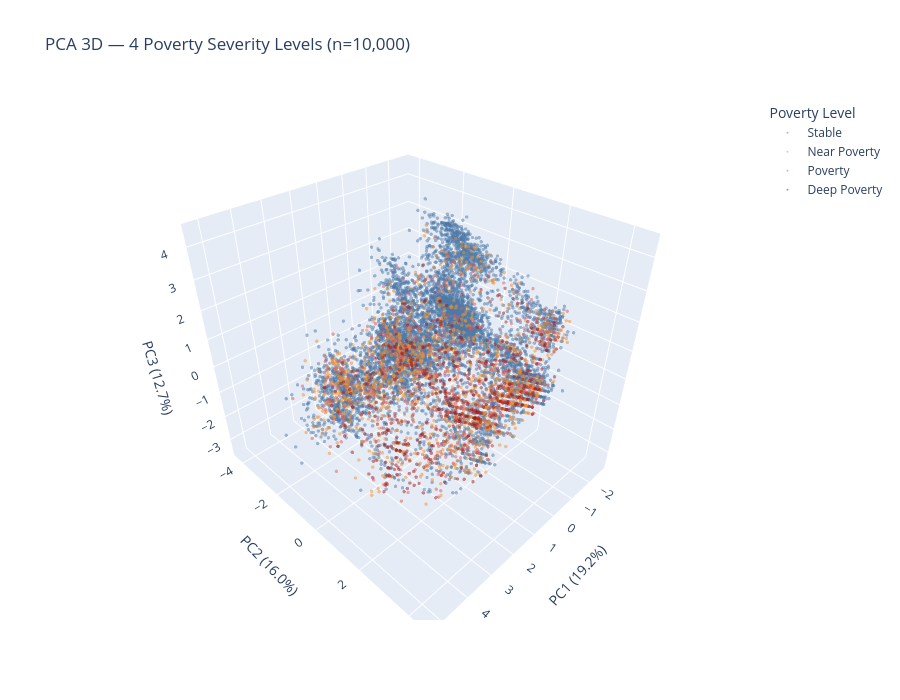

The notebook cell saved with this chart:
### Code cell
# Also create a 4-class PCA visualization to see poverty severity clusters
y_test_multi_labels = df_test['poverty_risk_score'].astype(int)
severity_map = {0: 'Stable', 1: 'Near Poverty', 2: 'Poverty', 3: 'Deep Poverty'}

pca_df_multi = pd.DataFrame({
    'PC1': X_pca_3d[:, 0],
    'PC2': X_pca_3d[:, 1],
    'PC3': X_pca_3d[:, 2],
    'Poverty_Level': y_test_multi_labels.map(severity_map).values
})

pca_sample_multi = pca_df_multi.sample(n=sample_size, random_state=42)

fig_3d_multi = px.scatter_3d(
    pca_sample_multi,
    x='PC1', y='PC2', z='PC3',
    color='Poverty_Level',
    color_discrete_map={
        'Stable': '#4e79a7',
        'Near Poverty': '#f28e2b',
        'Poverty': '#e15759',
        'Deep Poverty': '#9c1c1c'
    },
    category_orders={'Poverty_Level': ['Stable', 'Near Poverty', 'Poverty', 'Deep Poverty']},
    opacity=0.5,
    title=f'PCA 3D — 4 Poverty Severity Levels (n={sample_size:,})',
    labels={'PC1': f'PC1 ({pca.explained_variance_ratio_[0]*100:.1f}%)',
            'PC2': f'PC2 ({pca.explained_variance_ratio_[1]*100:.1f}%)',
            'PC3': f'PC3 ({pca.explained_variance_ratio_[2]*100:.1f}%)'},
    width=900,
    height=700
)

fig_3d_multi.update_traces(marker=dict(size=2))
fig_3d_multi.update_layout(legend_title_text='Poverty Level')
fig_3d_multi.show()

# PCA component loadings — which features contribute to each principal component
loadings = pd.DataFrame(
    pca.components_.T,
    columns=['PC1', 'PC2', 'PC3'],
    index=optimal_features
)

print('\n=== Top Feature Loadings per Principal Component ===')
for pc in ['PC1', 'PC2', 'PC3']:
    top = loadings[pc].abs().sort_values(ascending=False).head(5)
    print(f'\n{pc} (explains {pca.explained_variance_ratio_[int(pc[-1])-1]*100:.1f}% variance):')
    for feat, val in top.items():
        sign = '+' if loadings.loc[feat, pc] > 0 else '-'
        print(f'  {sign}{feat}: {val:.3f}')

### Figure 1 — Plotly figure (JSON) as saved in the notebook; plotly's stock layout.template omitted (floating-point values rounded to 4 significant figures; data arrays with more than 128 entries replaced by an {"elided": "..."} marker saying what was removed)
{"data": [{"hovertemplate": "Poverty_Level=Stable<br>PC1 (19.2%)=%{x}<br>PC2 (16.0%)=%{y}<br>PC3 (12.7%)=%{z}<extra></extra>", "legendgroup": "Stable", "marker": {"color": "#4e79a7", "opacity": 0.5, "size": 2, "symbol": "circle"}, "mode": "markers", "name": "Stable", "scene": "scene", "showlegend": true, "type": "scatter3d", "x": {"elided": "7595 float values"}, "y": {"elided": "7595 float values"}, "z": {"elided": "7595 float values"}}, {"hovertemplate": "Poverty_Level=Near Poverty<br>PC1 (19.2%)=%{x}<br>PC2 (16.0%)=%{y}<br>PC3 (12.7%)=%{z}<extra></extra>", "legendgroup": "Near Poverty", "marker": {"color": "#f28e2b", "opacity": 0.5, "size": 2, "symbol": "circle"}, "mode": "markers", "name": "Near Poverty", "scene": "scene", "showlegend": true, "type": "scatter3d", "x": {"elided": "1320 float values"}, "y": {"elided": "1320 float values"}, "z": {"elided": "1320 float values"}}, {"hovertemplate": "Poverty_Level=Poverty<br>PC1 (19.2%)=%{x}<br>PC2 (16.0%)=%{y}<br>PC3 (12.7%)=%{z}<extra></extra>", "legendgroup": "Poverty", "marker": {"color": "#e15759", "opacity": 0.5, "size": 2, "symbol": "circle"}, "mode": "markers", "name": "Poverty", "scene": "scene", "showlegend": true, "type": "scatter3d", "x": {"elided": "525 float values"}, "y": {"elided": "525 float values"}, "z": {"elided": "525 float values"}}, {"hovertemplate": "Poverty_Level=Deep Poverty<br>PC1 (19.2%)=%{x}<br>PC2 (16.0%)=%{y}<br>PC3 (12.7%)=%{z}<extra></extra>", "legendgroup": "Deep Poverty", "marker": {"color": "#9c1c1c", "opacity": 0.5, "size": 2, "symbol": "circle"}, "mode": "markers", "name": "Deep Poverty", "scene": "scene", "showlegend": true, "type": "scatter3d", "x": {"elided": "560 float values"}, "y": {"elided": "560 float values"}, "z": {"elided": "560 float values"}}], "layout": {"height": 700, "legend": {"title": {"text": "Poverty Level"}, "tracegroupgap": 0}, "scene": {"aspectmode": "auto", "aspectratio": {"x": 0.9685, "y": 1.069, "z": 0.966}, "domain": {"x": [0, 1], "y": [0, 1]}, "xaxis": {"title": {"text": "PC1 (19.2%)"}, "type": "linear"}, "yaxis": {"title": {"text": "PC2 (16.0%)"}, "type": "linear"}, "zaxis": {"title": {"text": "PC3 (12.7%)"}, "type": "linear"}}, "title": {"text": "PCA 3D — 4 Poverty Severity Levels (n=10,000)"}, "width": 900}}
